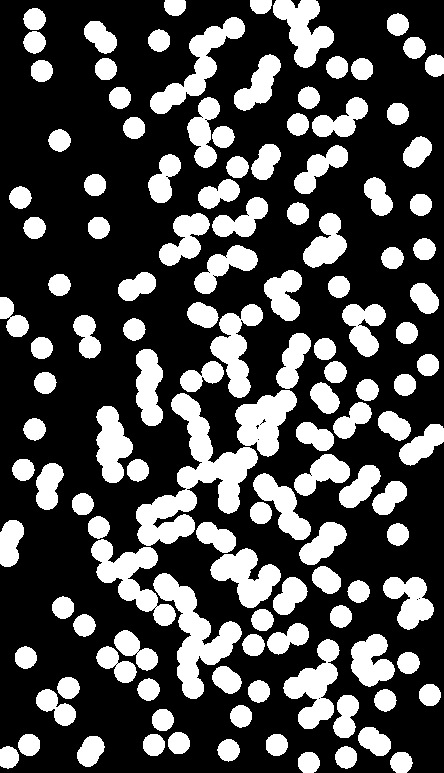
#> input picture classes/day3/coins.jpg, 444 x 773 px, given in place of lena.png, which was not available
$ jupyter execute --allow-errors day2.ipynb   (text cells are left out)
#> lines starting #> are read from the running program, lines starting #| are printed output that depends on the picture; pictures that were not available may be replaced by others from this repository, and a replacement may not be noted
[cell 1]
import pandas as pd

#> (a cell that did not finish here is left out)

#> (a cell that did not finish here is left out)

#> (a cell that did not finish here is left out)

#> (a cell that did not finish here is left out)

[cell 6]
special_char = ['.', ':', '(', ')']
li = []
#> (the rest of this cell did not finish here and is left out)

#> (a cell that did not finish here is left out)

#> (a cell that did not finish here is left out)

#> (a cell that did not finish here is left out)

#> (a cell that did not finish here is left out)

#> (a cell that did not finish here is left out)

[cell 12]
import cv2

[cell 13]
lena_img = cv2.imread('lena.png', cv2.IMREAD_UNCHANGED)
#> lena_img is the input picture: shape (773, 444); min 0, max 255, mean 76.2
chair_img = cv2.imread('chair.png', cv2.IMREAD_UNCHANGED)
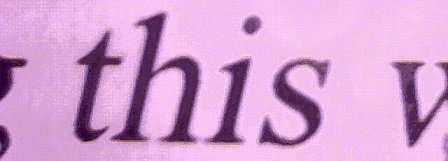
#> input picture classes/day4/Panorama/Eg3/img4_1.jpg, 448 x 161 px, given in place of chair.png, which was not available
#> chair_img is the input picture: shape (161, 448, 3); mean B, G, R 208.7, 160.6, 213
print("Lena image dimensions", lena_img.shape)
#| Lena image dimensions (773, 444)
print("Chair image dimensions", chair_img.shape)
#| Chair image dimensions (161, 448, 3)

[cell 14]
chair_img.shape[-1] == 4
#> Out = False

[cell 15]
import matplotlib.pyplot as plt
plt.imshow(chair_img[:,:,-1])
plt.show()
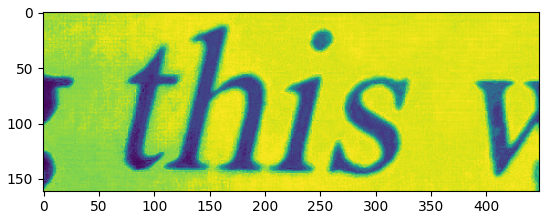
#> figure drawn by matplotlib, 1 panel

[cell 16]
cv2.imshow('', chair_img[:,:,-1])
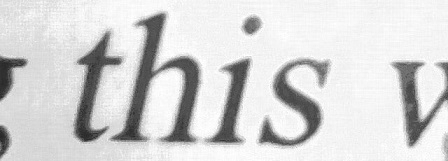
#> window '': shape (161, 448); min 38, max 255, mean 213
cv2.waitKey(0)
cv2.destroyAllWindows()

[cell 17]
import numpy as np
from copy import deepcopy

[cell 18]
lena_gray = cv2.imread("lena.png", cv2.IMREAD_GRAYSCALE)
lena_gray = lena_gray.astype("int")

def clean_image(image, intensity_change):
#> called with intensity_change = 45
    return np.clip(image + intensity_change, 0, 255).astype("uint8")
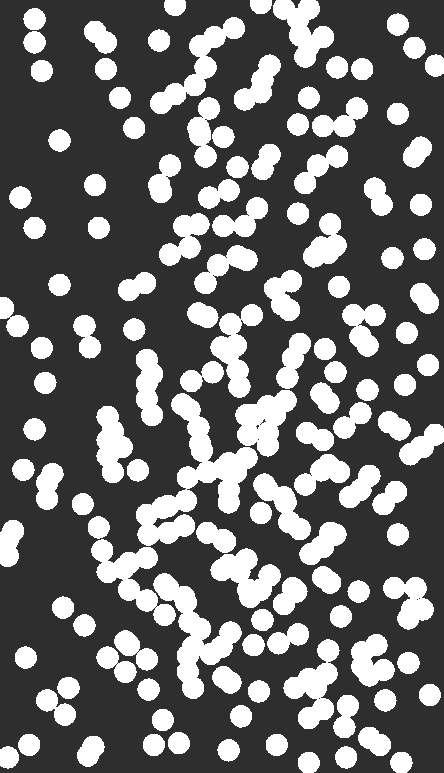
#> returned value: shape (773, 444); min 45, max 255, mean 108
#> call 2 of clean_image, with intensity_change = -45
#> in clean_image (call 2), `return np.clip(image + intensity_change, 0, 255).astype("uint8")`:
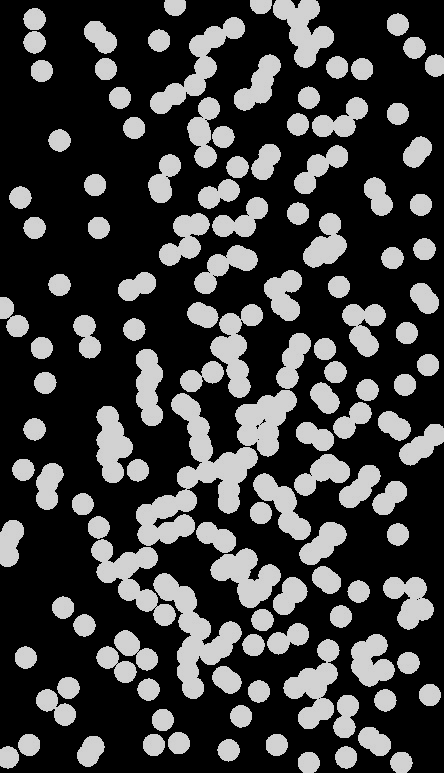
#> returned value: shape (773, 444); min 0, max 210, mean 62.6

def plot_image(image):
    plt.imshow(255-image, cmap=plt.cm.binary)
    plt.show()
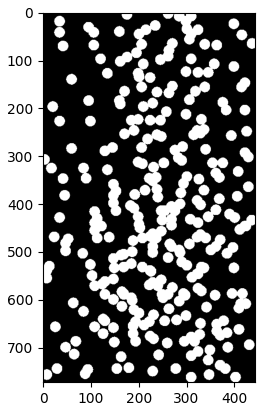
#> figure drawn by matplotlib, 1 panel

lena_lighter = deepcopy(clean_image(lena_gray, 45))
lena_darker = deepcopy(clean_image(lena_gray, -45))

plot_image(lena_lighter)
plot_image(lena_darker)
#> `gamma1_img = cv2.imread("gamma1.jpg", cv2.IMREAD_GRAYSCALE)`:
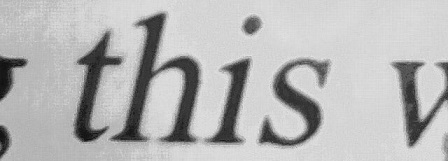
#> gamma1_img: shape (161, 448); min 13, max 231, mean 181.8

[cell 19]
def power_law_transform(image, gamma=1, c=1):
#> called with gamma = 2, c = 1
    image = deepcopy(image).astype("float")
    image /= 255
    image = c*(image**gamma)
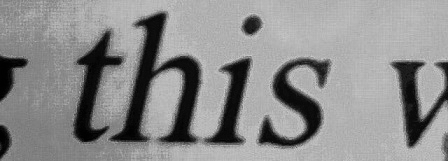
#> image: shape (161, 448) float64; min 0.0026, max 0.821, mean 0.55
    image /= np.max(image)
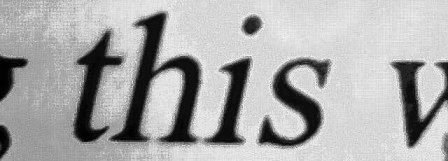
#> image: shape (161, 448) float64; min 0.00317, max 1, mean 0.671
    image *= 255
    return image

gamma1_img = cv2.imread("gamma1.jpg", cv2.IMREAD_GRAYSCALE)
gamma1_val = 2
plot_image(power_law_transform(gamma1_img, gamma1_val))
#> in plot_image (call 3), `plt.show()`:
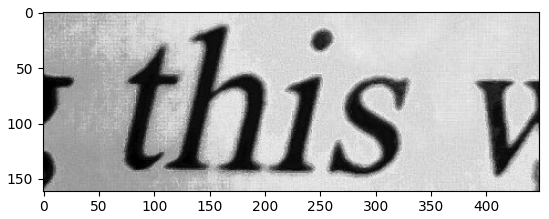
#> figure drawn by matplotlib, 1 panel

gamma2_img = cv2.imread("gamma2.jpg", cv2.IMREAD_GRAYSCALE)
gamma2_val = 0.5
#> (the rest of this cell did not finish here and is left out)


[cell 20]
def histo1(image):
    counts = []
    x_axis = []
    for i in range(256):
        counts.append(len(image[image == i].flatten()))
        x_axis.append(i)
    plt.plot(x_axis, counts)
    plt.show()

def histo2(image):
    plt.hist(image.ravel(), bins=256, range=(0, 256), fc='k', ec='k')
    plt.show()

im1 = cv2.imread("lotus.jpg", cv2.IMREAD_GRAYSCALE)
#> (the rest of this cell did not finish here and is left out)
